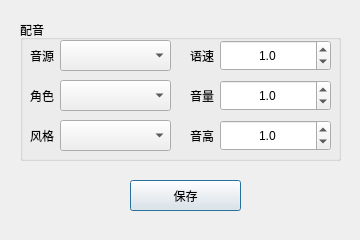
<?xml version="1.0" encoding="UTF-8"?>
<ui version="4.0">
 <class>Dialog_set_voices</class>
 <widget class="QDialog" name="Dialog_set_voices">
  <property name="windowModality">
   <enum>Qt::ApplicationModal</enum>
  </property>
  <property name="geometry">
   <rect>
    <x>0</x>
    <y>0</y>
    <width>360</width>
    <height>240</height>
   </rect>
  </property>
  <property name="minimumSize">
   <size>
    <width>360</width>
    <height>240</height>
   </size>
  </property>
  <property name="maximumSize">
   <size>
    <width>360</width>
    <height>240</height>
   </size>
  </property>
  <property name="windowTitle">
   <string>Dialog</string>
  </property>
  <widget class="QGroupBox" name="groupBox_voice">
   <property name="geometry">
    <rect>
     <x>20</x>
     <y>20</y>
     <width>321</width>
     <height>141</height>
    </rect>
   </property>
   <property name="title">
    <string>配音</string>
   </property>
   <widget class="QComboBox" name="comboBox_voice_name">
    <property name="geometry">
     <rect>
      <x>40</x>
      <y>20</y>
      <width>111</width>
      <height>31</height>
     </rect>
    </property>
   </widget>
   <widget class="QComboBox" name="comboBox_voice_role">
    <property name="geometry">
     <rect>
      <x>40</x>
      <y>60</y>
      <width>111</width>
      <height>31</height>
     </rect>
    </property>
   </widget>
   <widget class="QComboBox" name="comboBox_voice_style">
    <property name="geometry">
     <rect>
      <x>40</x>
      <y>100</y>
      <width>111</width>
      <height>31</height>
     </rect>
    </property>
   </widget>
   <widget class="QLabel" name="label_39">
    <property name="geometry">
     <rect>
      <x>10</x>
      <y>100</y>
      <width>31</width>
      <height>31</height>
     </rect>
    </property>
    <property name="text">
     <string>风格</string>
    </property>
    <property name="alignment">
     <set>Qt::AlignLeading|Qt::AlignLeft|Qt::AlignVCenter</set>
    </property>
   </widget>
   <widget class="QLabel" name="label_40">
    <property name="geometry">
     <rect>
      <x>10</x>
      <y>20</y>
      <width>31</width>
      <height>31</height>
     </rect>
    </property>
    <property name="text">
     <string>音源</string>
    </property>
    <property name="alignment">
     <set>Qt::AlignLeading|Qt::AlignLeft|Qt::AlignVCenter</set>
    </property>
   </widget>
   <widget class="QLabel" name="label_41">
    <property name="geometry">
     <rect>
      <x>10</x>
      <y>60</y>
      <width>31</width>
      <height>31</height>
     </rect>
    </property>
    <property name="text">
     <string>角色</string>
    </property>
    <property name="alignment">
     <set>Qt::AlignLeading|Qt::AlignLeft|Qt::AlignVCenter</set>
    </property>
   </widget>
   <widget class="QDoubleSpinBox" name="doubleSpinBox_voice_pitch">
    <property name="geometry">
     <rect>
      <x>200</x>
      <y>100</y>
      <width>111</width>
      <height>31</height>
     </rect>
    </property>
    <property name="alignment">
     <set>Qt::AlignCenter</set>
    </property>
    <property name="decimals">
     <number>1</number>
    </property>
    <property name="stepType">
     <enum>QAbstractSpinBox::AdaptiveDecimalStepType</enum>
    </property>
    <property name="value">
     <double>1.000000000000000</double>
    </property>
   </widget>
   <widget class="QDoubleSpinBox" name="doubleSpinBox_voice_rate">
    <property name="geometry">
     <rect>
      <x>200</x>
      <y>20</y>
      <width>111</width>
      <height>31</height>
     </rect>
    </property>
    <property name="alignment">
     <set>Qt::AlignCenter</set>
    </property>
    <property name="decimals">
     <number>1</number>
    </property>
    <property name="stepType">
     <enum>QAbstractSpinBox::AdaptiveDecimalStepType</enum>
    </property>
    <property name="value">
     <double>1.000000000000000</double>
    </property>
   </widget>
   <widget class="QLabel" name="label_35">
    <property name="geometry">
     <rect>
      <x>170</x>
      <y>60</y>
      <width>31</width>
      <height>31</height>
     </rect>
    </property>
    <property name="text">
     <string>音量</string>
    </property>
    <property name="alignment">
     <set>Qt::AlignLeading|Qt::AlignLeft|Qt::AlignVCenter</set>
    </property>
   </widget>
   <widget class="QLabel" name="label_34">
    <property name="geometry">
     <rect>
      <x>170</x>
      <y>20</y>
      <width>31</width>
      <height>31</height>
     </rect>
    </property>
    <property name="text">
     <string>语速</string>
    </property>
    <property name="alignment">
     <set>Qt::AlignLeading|Qt::AlignLeft|Qt::AlignVCenter</set>
    </property>
   </widget>
   <widget class="QLabel" name="label_36">
    <property name="geometry">
     <rect>
      <x>170</x>
      <y>100</y>
      <width>31</width>
      <height>31</height>
     </rect>
    </property>
    <property name="text">
     <string>音高</string>
    </property>
    <property name="alignment">
     <set>Qt::AlignLeading|Qt::AlignLeft|Qt::AlignVCenter</set>
    </property>
   </widget>
   <widget class="QDoubleSpinBox" name="doubleSpinBox_voice_volume">
    <property name="geometry">
     <rect>
      <x>200</x>
      <y>60</y>
      <width>111</width>
      <height>31</height>
     </rect>
    </property>
    <property name="alignment">
     <set>Qt::AlignCenter</set>
    </property>
    <property name="decimals">
     <number>1</number>
    </property>
    <property name="stepType">
     <enum>QAbstractSpinBox::AdaptiveDecimalStepType</enum>
    </property>
    <property name="value">
     <double>1.000000000000000</double>
    </property>
   </widget>
  </widget>
  <widget class="QPushButton" name="pushButton">
   <property name="geometry">
    <rect>
     <x>130</x>
     <y>180</y>
     <width>111</width>
     <height>31</height>
    </rect>
   </property>
   <property name="text">
    <string>保存</string>
   </property>
  </widget>
 </widget>
 <resources/>
 <connections/>
</ui>
